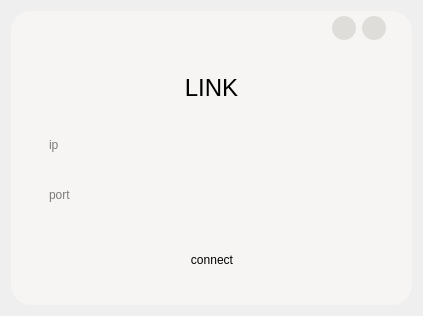
<?xml version="1.0" encoding="UTF-8"?>
<ui version="4.0">
 <class>widget</class>
 <widget class="QWidget" name="widget">
  <property name="geometry">
   <rect>
    <x>0</x>
    <y>0</y>
    <width>423</width>
    <height>316</height>
   </rect>
  </property>
  <property name="minimumSize">
   <size>
    <width>0</width>
    <height>0</height>
   </size>
  </property>
  <property name="maximumSize">
   <size>
    <width>16777215</width>
    <height>16777215</height>
   </size>
  </property>
  <property name="windowTitle">
   <string>client</string>
  </property>
  <layout class="QGridLayout" name="gridLayout_2">
   <item row="0" column="0">
    <widget class="QWidget" name="mainWidget" native="true">
     <property name="styleSheet">
      <string notr="true">background-color: rgb(246, 245, 244);
border-radius:20px;</string>
     </property>
     <layout class="QVBoxLayout" name="verticalLayout_4">
      <property name="leftMargin">
       <number>16</number>
      </property>
      <property name="topMargin">
       <number>0</number>
      </property>
      <property name="rightMargin">
       <number>16</number>
      </property>
      <property name="bottomMargin">
       <number>16</number>
      </property>
      <item>
       <layout class="QHBoxLayout" name="horizontalLayout_2">
        <property name="leftMargin">
         <number>0</number>
        </property>
        <property name="topMargin">
         <number>5</number>
        </property>
        <property name="rightMargin">
         <number>10</number>
        </property>
        <property name="bottomMargin">
         <number>5</number>
        </property>
        <item>
         <spacer name="horizontalSpacer_3">
          <property name="orientation">
           <enum>Qt::Horizontal</enum>
          </property>
          <property name="sizeHint" stdset="0">
           <size>
            <width>326</width>
            <height>20</height>
           </size>
          </property>
         </spacer>
        </item>
        <item>
         <widget class="QPushButton" name="pushButton_2">
          <property name="sizePolicy">
           <sizepolicy hsizetype="Fixed" vsizetype="Fixed">
            <horstretch>0</horstretch>
            <verstretch>0</verstretch>
           </sizepolicy>
          </property>
          <property name="minimumSize">
           <size>
            <width>24</width>
            <height>24</height>
           </size>
          </property>
          <property name="maximumSize">
           <size>
            <width>24</width>
            <height>24</height>
           </size>
          </property>
          <property name="font">
           <font>
            <pointsize>11</pointsize>
           </font>
          </property>
          <property name="styleSheet">
           <string notr="true">QPushButton{background-color: rgb(222, 221, 218);border-radius:12px;}QPushButton:hover{background-color: rgb(192, 191, 188);border-radius:12px;}

QPushButton:press{background-color: rgb(192, 191, 188);border-radius:12px;}
</string>
          </property>
          <property name="text">
           <string/>
          </property>
         </widget>
        </item>
        <item>
         <widget class="QPushButton" name="closePushButton">
          <property name="sizePolicy">
           <sizepolicy hsizetype="Fixed" vsizetype="Fixed">
            <horstretch>0</horstretch>
            <verstretch>0</verstretch>
           </sizepolicy>
          </property>
          <property name="minimumSize">
           <size>
            <width>24</width>
            <height>24</height>
           </size>
          </property>
          <property name="maximumSize">
           <size>
            <width>24</width>
            <height>24</height>
           </size>
          </property>
          <property name="styleSheet">
           <string notr="true">QPushButton{background-color: rgb(222, 221, 218);border-radius:12px;}QPushButton:hover{background-color: rgb(192, 191, 188);border-radius:12px;}

QPushButton:press{background-color: rgb(192, 191, 188);border-radius:12px;}
</string>
          </property>
          <property name="text">
           <string/>
          </property>
         </widget>
        </item>
       </layout>
      </item>
      <item>
       <layout class="QVBoxLayout" name="verticalLayout_3" stretch="3,1">
        <item>
         <layout class="QHBoxLayout" name="horizontalLayout_3">
          <item>
           <layout class="QVBoxLayout" name="verticalLayout_2">
            <property name="spacing">
             <number>10</number>
            </property>
            <property name="leftMargin">
             <number>20</number>
            </property>
            <property name="topMargin">
             <number>10</number>
            </property>
            <property name="rightMargin">
             <number>20</number>
            </property>
            <property name="bottomMargin">
             <number>10</number>
            </property>
            <item>
             <widget class="QLabel" name="label">
              <property name="text">
               <string>&lt;html&gt;&lt;head/&gt;&lt;body&gt;&lt;p align=&quot;center&quot;&gt;&lt;span style=&quot; font-size:18pt;&quot;&gt;LINK&lt;/span&gt;&lt;/p&gt;&lt;/body&gt;&lt;/html&gt;</string>
              </property>
             </widget>
            </item>
            <item>
             <widget class="QtMaterialAutoComplete" name="ipLineEdit">
              <property name="sizePolicy">
               <sizepolicy hsizetype="Expanding" vsizetype="Expanding">
                <horstretch>0</horstretch>
                <verstretch>0</verstretch>
               </sizepolicy>
              </property>
              <property name="maximumSize">
               <size>
                <width>16777215</width>
                <height>40</height>
               </size>
              </property>
              <property name="placeholderText">
               <string>ip</string>
              </property>
             </widget>
            </item>
            <item>
             <widget class="QtMaterialAutoComplete" name="portLineEdit">
              <property name="sizePolicy">
               <sizepolicy hsizetype="Expanding" vsizetype="Expanding">
                <horstretch>0</horstretch>
                <verstretch>0</verstretch>
               </sizepolicy>
              </property>
              <property name="maximumSize">
               <size>
                <width>16777215</width>
                <height>40</height>
               </size>
              </property>
              <property name="placeholderText">
               <string>port</string>
              </property>
             </widget>
            </item>
           </layout>
          </item>
         </layout>
        </item>
        <item>
         <layout class="QHBoxLayout" name="horizontalLayout" stretch="0,0,0">
          <property name="topMargin">
           <number>10</number>
          </property>
          <property name="bottomMargin">
           <number>10</number>
          </property>
          <item>
           <spacer name="horizontalSpacer">
            <property name="orientation">
             <enum>Qt::Horizontal</enum>
            </property>
            <property name="sizeHint" stdset="0">
             <size>
              <width>40</width>
              <height>20</height>
             </size>
            </property>
           </spacer>
          </item>
          <item>
           <widget class="QtMaterialFlatButton" name="connectPushButton">
            <property name="sizePolicy">
             <sizepolicy hsizetype="Minimum" vsizetype="Expanding">
              <horstretch>0</horstretch>
              <verstretch>0</verstretch>
             </sizepolicy>
            </property>
            <property name="maximumSize">
             <size>
              <width>1111</width>
              <height>40</height>
             </size>
            </property>
            <property name="text">
             <string>connect</string>
            </property>
           </widget>
          </item>
          <item>
           <spacer name="horizontalSpacer_4">
            <property name="orientation">
             <enum>Qt::Horizontal</enum>
            </property>
            <property name="sizeHint" stdset="0">
             <size>
              <width>40</width>
              <height>20</height>
             </size>
            </property>
           </spacer>
          </item>
         </layout>
        </item>
       </layout>
      </item>
     </layout>
    </widget>
   </item>
  </layout>
 </widget>
 <customwidgets>
  <customwidget>
   <class>QtMaterialFlatButton</class>
   <extends>QPushButton</extends>
   <header location="global">qtmaterialflatbutton.h</header>
  </customwidget>
  <customwidget>
   <class>QtMaterialAutoComplete</class>
   <extends>QLineEdit</extends>
   <header location="global">qtmaterialautocomplete.h</header>
  </customwidget>
 </customwidgets>
 <resources/>
 <connections/>
</ui>
